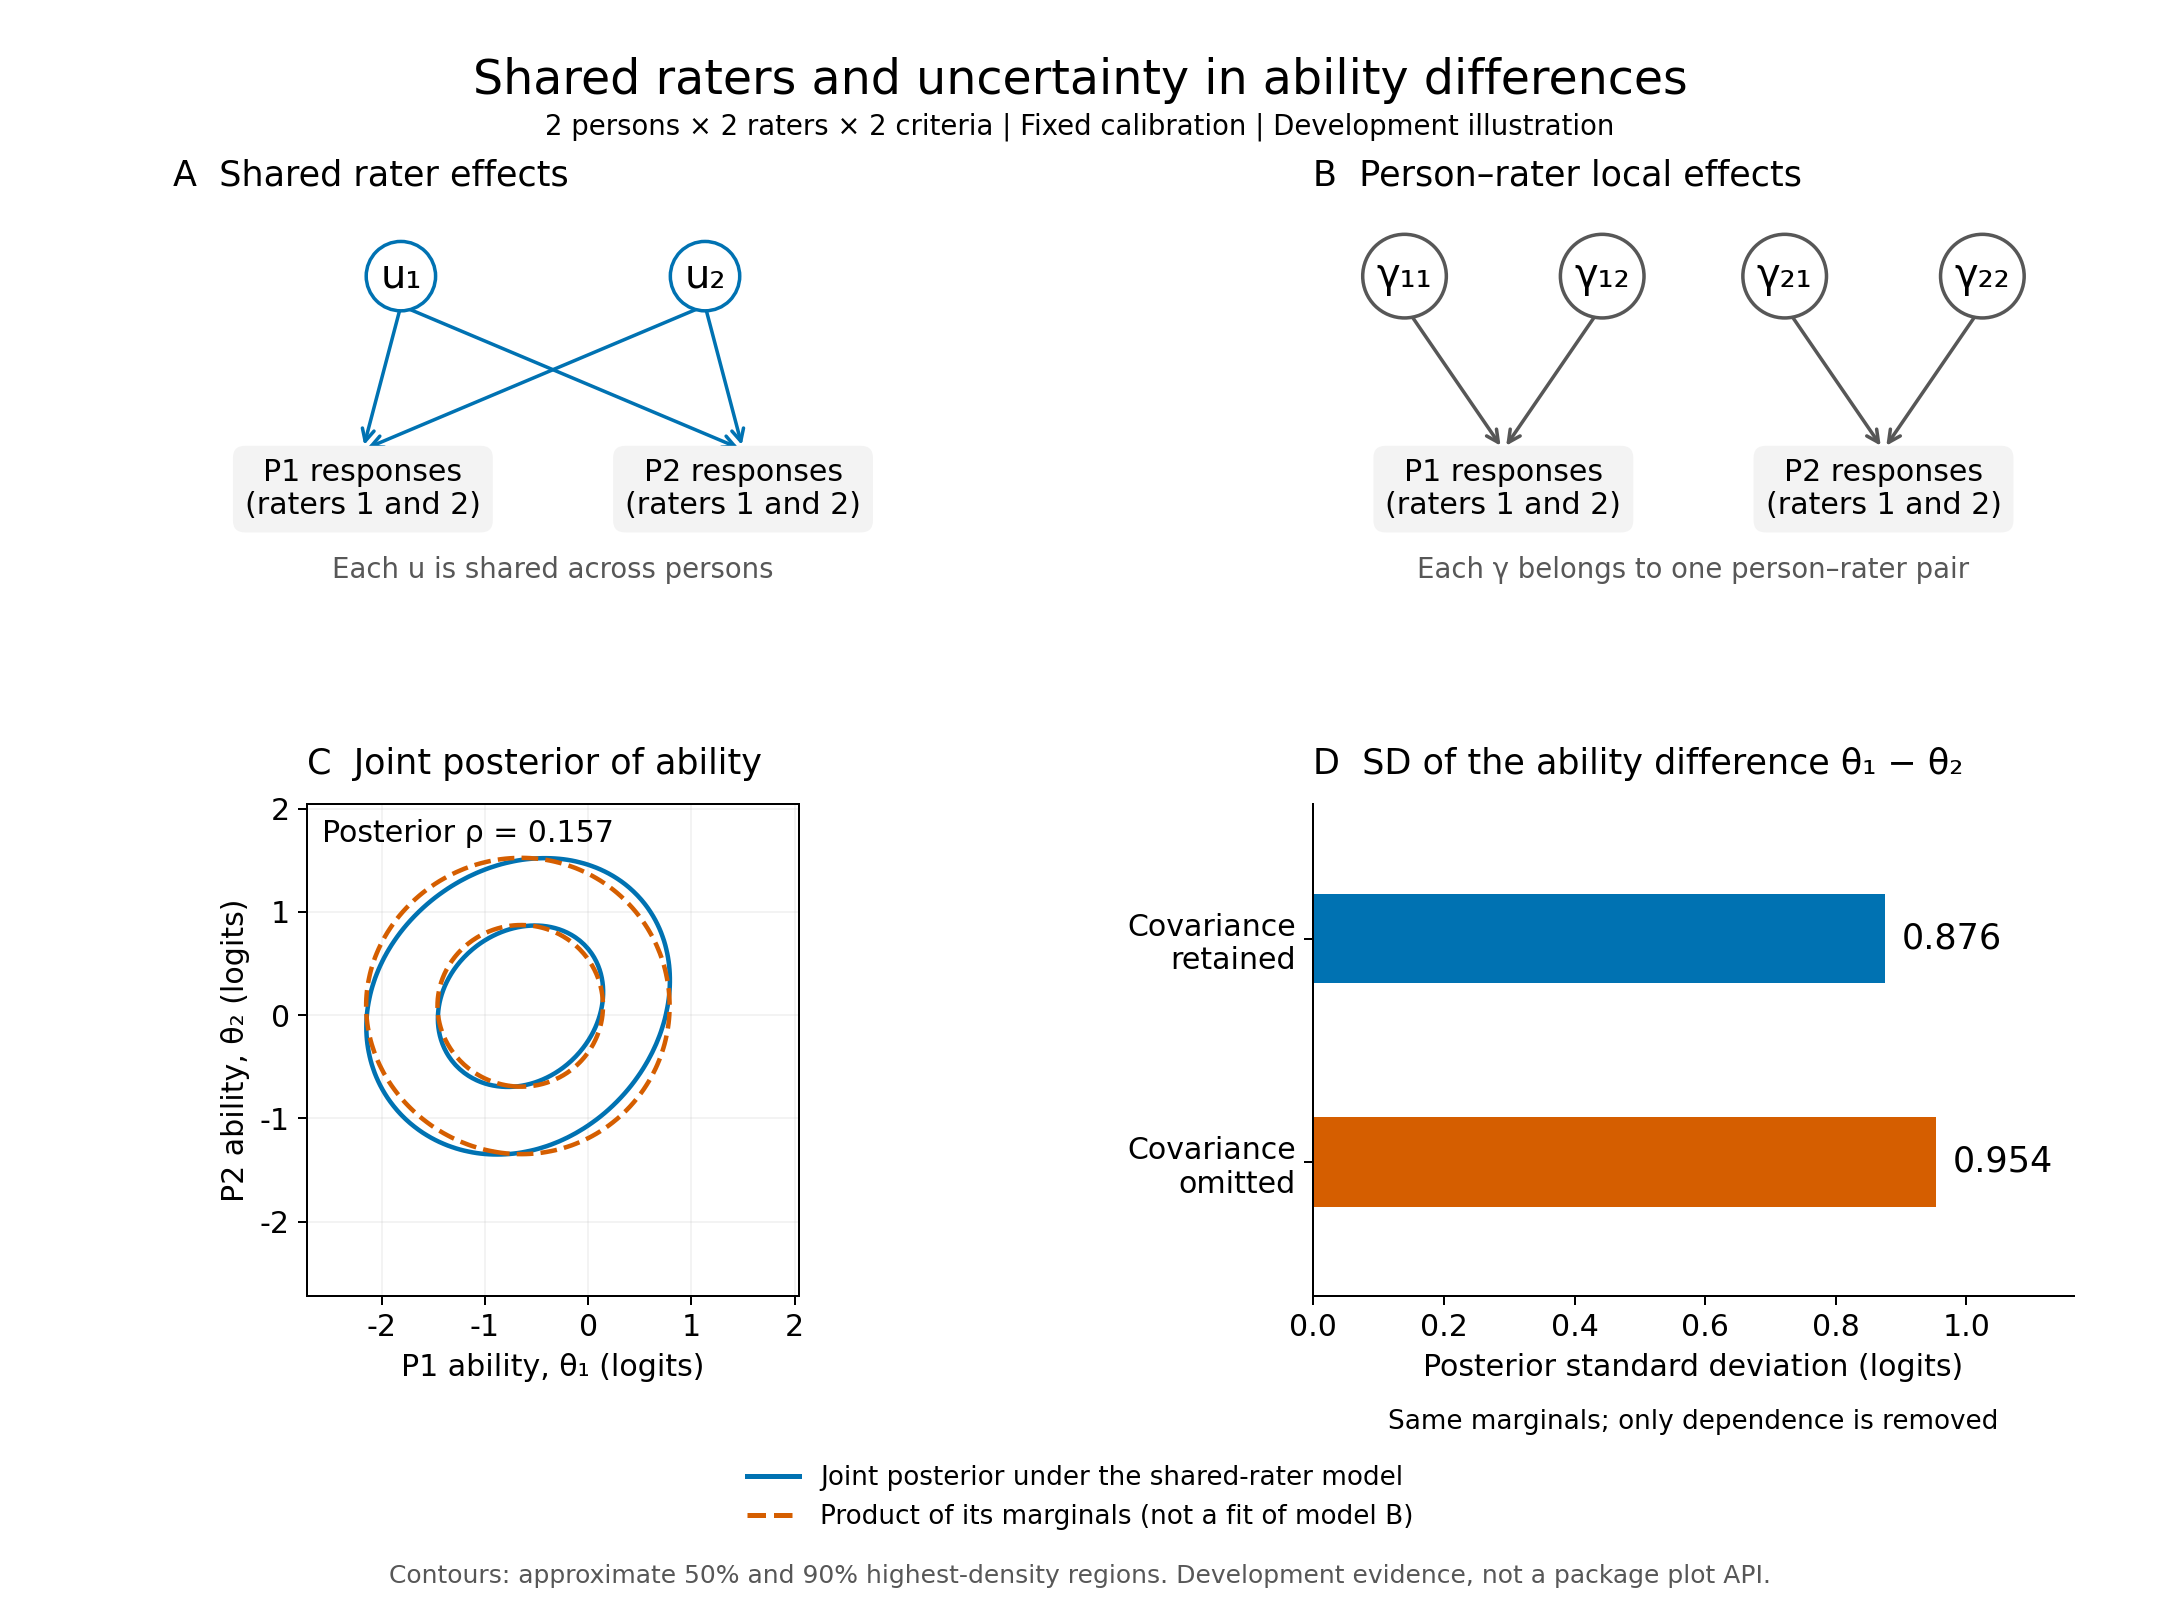

Here is the Python script that generated this plot:
"""Bounded posterior reference and scientific figure for the saved two-person case."""
import csv
import hashlib
import importlib.util
import json
from pathlib import Path
import shutil
import sys

import numpy as np
from scipy.stats import norm

sys.dont_write_bytecode = True
HERE = Path(__file__).resolve()
NOTES = HERE.parents[3] / 'research-notes/2026-09-17-random-effects-rating-design'
spec = importlib.util.spec_from_file_location('sharing_reference', NOTES / 'model-sharing-check.py')
reference = importlib.util.module_from_spec(spec)
spec.loader.exec_module(reference)
SAVED = json.loads((NOTES / 'model-sharing-check.json').read_text())
FIXTURE = SAVED['shared_and_local_models']
Y = np.asarray(FIXTURE['responses'])
BETA = np.asarray(FIXTURE['criterion_difficulties'])
OUT = HERE.parents[2] / 'validation-results/shared-rater-posterior-visual-20260917'


def joint_likelihood(theta, order, rater_sd):
    """Fix both abilities; integrate each rater shared across the two people."""
    z, w = reference.normal_grid(order)
    u, uw = (np.array([0.]), np.array([1.])) if rater_sd == 0 else (rater_sd * z, w)
    likelihood = np.ones((len(theta), len(theta)))
    for r in range(2):
        people = []
        for p in range(2):
            conditional = np.ones((len(theta), len(u)))
            for j in range(2):
                conditional *= reference.rsm(theta[:, None] - u[None, :] - BETA[j])[..., Y[p, r, j]]
            people.append(conditional)
        likelihood *= (people[0] * uw) @ people[1].T
    return likelihood


def moments(theta, mass):
    mean = np.array([theta @ mass.sum(axis=1), theta @ mass.sum(axis=0)])
    centered = theta[:, None] - mean[None, :]
    covariance = np.array([
        [centered[:, 0] ** 2 @ mass.sum(axis=1), centered[:, 0] @ mass @ centered[:, 1]],
        [centered[:, 0] @ mass @ centered[:, 1], centered[:, 1] ** 2 @ mass.sum(axis=0)]])
    return mean, covariance


def posterior(order, rater_sd=.7):
    z, w = reference.normal_grid(order)
    raw = joint_likelihood(z, order, rater_sd) * np.outer(w, w)
    evidence = raw.sum()
    mass = raw / evidence
    mean, covariance = moments(z, mass)
    return {'loglik': float(np.log(evidence)), 'mean': mean, 'covariance': covariance,
            'mass_error': float(abs(mass.sum() - 1))}


def posterior_by_shared_u(order=81):
    """Reverse the integration order; total covariance retains common u."""
    z, w = reference.normal_grid(order)
    likelihoods, means, variances = [], [], []
    for p in range(2):
        likelihood = np.ones((order, order, order))
        for r in range(2):
            u = .7 * (z[None, :, None] if r == 0 else z[None, None, :])
            for j in range(2):
                likelihood *= reference.rsm(z[:, None, None] - u - BETA[j])[..., Y[p, r, j]]
        integrated = np.einsum('i,ijk->jk', w, likelihood)
        mean = np.einsum('i,ijk->jk', w * z, likelihood) / integrated
        variance = np.einsum('i,ijk->jk', w * z**2, likelihood) / integrated - mean**2
        likelihoods.append(integrated); means.append(mean); variances.append(variance)
    raw = np.outer(w, w) * likelihoods[0] * likelihoods[1]
    evidence = raw.sum(); mass = raw / evidence
    mean = np.array([np.sum(mass * value) for value in means])
    covariance = np.array([[np.sum(mass * (means[p] - mean[p]) * (means[q] - mean[q]))
                            for q in range(2)] for p in range(2)])
    covariance += np.diag([np.sum(mass * value) for value in variances])
    delta_mean = means[0] - means[1]
    difference_variance = np.sum(mass * (variances[0] + variances[1])) + np.sum(
        mass * (delta_mean - np.sum(mass * delta_mean))**2)
    return float(np.log(evidence)), mean, covariance, float(difference_variance)


def compute():
    assert Y.shape == (2, 2, 2) and FIXTURE['person_sd'] == 1 and FIXTURE['rater_sd'] == .7
    assert FIXTURE['thresholds'] == [-.6, .6] and np.array_equal(Y, reference.Y)
    OUT.mkdir(parents=True, exist_ok=True)
    shutil.copyfile(HERE, OUT / 'computed-with.py')
    shutil.copyfile(HERE.with_suffix('.md'), OUT / 'plan.md')
    checks = []

    def check(name, error, tolerance):
        checks.append({'check': name, 'error': float(error), 'tolerance': tolerance,
                       'pass': bool(np.isfinite(error) and error <= tolerance)})

    low, high = posterior(41), posterior(81)
    for key in ('loglik', 'mean', 'covariance'):
        check('q41_q81_' + key, np.max(np.abs(low[key] - high[key])), 1e-7)
    with HERE.with_name('shared-rater-fixed-point-0.2.4-values.csv').open() as stream:
        r_values = {row['Case']: float(row['LogLik']) for row in csv.DictReader(stream)}
    for n, result in ((41, low), (81, high)):
        check(f'saved_R_q{n}_loglik', abs(result['loglik'] - r_values[f'shared_q{n}']), 1e-7)
        check(f'q{n}_posterior_mass', result['mass_error'], 1e-12)
    ll, mean, covariance, delta_variance = posterior_by_shared_u()
    check('reverse_integral_loglik', abs(ll - high['loglik']), 1e-7)
    check('total_expectation', np.max(abs(mean - high['mean'])), 1e-7)
    check('total_covariance', np.max(abs(covariance - high['covariance'])), 1e-7)
    contrast = np.array([1., -1.])
    actual_variance = float(contrast @ high['covariance'] @ contrast)
    check('total_difference_variance', abs(delta_variance - actual_variance), 1e-7)
    check('covariance_positive_semidefinite', max(0., -np.linalg.eigvalsh(high['covariance']).min()), 1e-12)
    zero = posterior(81, rater_sd=0)
    check('zero_rater_covariance', abs(zero['covariance'][0, 1]), 1e-12)
    check('zero_rater_saved_loglik', abs(zero['loglik'] - np.log(FIXTURE['zero_rater_sd']['shared_rater_likelihood'])), 1e-7)
    grid = np.linspace(-8, 8, 401)
    widths = np.full(len(grid), grid[1] - grid[0]); widths[[0, -1]] /= 2
    density = joint_likelihood(grid, 81, .7) * np.outer(norm.pdf(grid), norm.pdf(grid)) / np.exp(high['loglik'])
    grid_mass = density * np.outer(widths, widths)
    grid_mean, grid_covariance = moments(grid, grid_mass)
    check('plot_density_integral', abs(grid_mass.sum() - 1), 1e-6)
    check('plot_mean', np.max(abs(grid_mean - high['mean'])), 1e-6)
    check('plot_covariance', np.max(abs(grid_covariance - high['covariance'])), 1e-6)
    product = np.outer(density @ widths, widths @ density)
    _, product_covariance = moments(grid, product * np.outer(widths, widths))
    check('product_marginals_covariance', abs(product_covariance[0, 1]), 1e-10)
    check('product_retains_marginal_variances', np.max(abs(np.diag(product_covariance) - np.diag(high['covariance']))), 1e-6)
    inputs = [HERE, NOTES / 'model-sharing-check.py', NOTES / 'model-sharing-check.json',
              HERE.with_name('shared-rater-fixed-point-0.2.4-values.csv')]
    result = {'scope': 'Fixed-calibration posterior for one saved response example; not interval coverage or model ranking',
              'source_sha256': {str(path): hashlib.sha256(path.read_bytes()).hexdigest() for path in inputs},
              'loglik': high['loglik'], 'mean': high['mean'].tolist(), 'covariance': high['covariance'].tolist(),
              'correlation': float(high['covariance'][0, 1] / np.sqrt(np.prod(np.diag(high['covariance'])))),
              'difference_mean': float(contrast @ high['mean']), 'difference_variance': actual_variance,
              'difference_sd': float(np.sqrt(actual_variance)),
              'difference_sd_without_covariance': float(np.sqrt(np.trace(high['covariance']))), 'checks': checks}
    HERE.with_suffix('.json').write_text(json.dumps(result, indent=2) + '\n')
    np.savez_compressed(OUT / 'density.npz', grid=grid, density=density, product=product, widths=widths)
    assert all(check['pass'] for check in checks), checks
    print(json.dumps({key: result[key] for key in ('mean', 'covariance', 'correlation', 'difference_sd',
                                                  'difference_sd_without_covariance')}, indent=2))
    print(f'{len(checks)}/{len(checks)} checks passed')


def plot():
    import matplotlib
    matplotlib.use('Agg')
    import matplotlib.pyplot as plt
    from matplotlib.lines import Line2D

    plt.rcParams.update({'font.size': 12, 'axes.titlesize': 14, 'pdf.fonttype': 42, 'axes.unicode_minus': False})
    values = json.loads(HERE.with_suffix('.json').read_text())
    assert all(row['pass'] for row in values['checks'])
    saved = np.load(OUT / 'density.npz')
    grid, density, product, widths = [saved[key] for key in ('grid', 'density', 'product', 'widths')]
    blue, orange, neutral = '#0072B2', '#D55E00', '#575757'
    fig, axes = plt.subplots(2, 2, figsize=(12, 9), gridspec_kw={'height_ratios': [0.8, 1.2]})
    fig.subplots_adjust(left=.08, right=.96, top=.87, bottom=.20, hspace=.65, wspace=.50)
    fig.suptitle('Shared raters and uncertainty in ability differences', fontsize=19, y=.965)
    fig.text(.5, .917, '2 persons × 2 raters × 2 criteria | Fixed calibration | Development illustration', ha='center', fontsize=11)

    for ax, shared in zip(axes[0], (True, False)):
        ax.set(xlim=(0, 1), ylim=(0, 1)); ax.axis('off')
        ax.set_title('A  Shared rater effects' if shared else 'B  Person–rater local effects', loc='left', pad=10)
        if shared:
            nodes = [(0.3, 'u₁', blue), (0.7, 'u₂', blue)]
            edges = [(x, target) for x, _, _ in nodes for target in (.25, .75)]
        else:
            nodes = [(0.12, 'γ₁₁', neutral), (.38, 'γ₁₂', neutral), (.62, 'γ₂₁', neutral), (.88, 'γ₂₂', neutral)]
            edges = [(x, .25 if i < 2 else .75) for i, (x, _, _) in enumerate(nodes)]
        for x, target in edges:
            ax.annotate('', xy=(target, .27), xytext=(x, .71),
                        arrowprops={'arrowstyle': '->', 'color': blue if shared else neutral, 'lw': 1.4})
        for x, label, color in nodes:
            ax.text(x, .8, label, ha='center', va='center', fontsize=16,
                    bbox={'boxstyle': 'circle,pad=.35', 'fc': 'white', 'ec': color, 'lw': 1.4})
        for x, person in ((.25, 'P1'), (.75, 'P2')):
            ax.text(x, .15, person + ' responses\n(raters 1 and 2)', ha='center', va='center',
                    bbox={'boxstyle': 'round,pad=.4', 'fc': '#F3F3F3', 'ec': 'none'})
        ax.text(.5, -.12, 'Each u is shared across persons' if shared else 'Each γ belongs to one person–rater pair', ha='center', color=neutral, fontsize=11)

    ax = axes[1, 0]
    ax.set_title('C  Joint posterior of ability', loc='left', pad=12)
    for data, color, style in ((density, blue, '-'), (product, orange, '--')):
        ordered = np.argsort(data.ravel())[::-1]
        probability = (data * np.outer(widths, widths)).ravel()[ordered]
        cumulative = np.cumsum(probability)
        levels = [data.ravel()[ordered[np.searchsorted(cumulative, p)]] for p in (.9, .5)]
        ax.contour(grid, grid, data.T, levels=levels, colors=color, linestyles=style, linewidths=1.8)
    marginal_x, marginal_y = density @ widths, widths @ density
    lo = min(grid[np.searchsorted(np.cumsum(marginal_x * widths), .002)],
             grid[np.searchsorted(np.cumsum(marginal_y * widths), .002)])
    hi = max(grid[np.searchsorted(np.cumsum(marginal_x * widths), .998)],
             grid[np.searchsorted(np.cumsum(marginal_y * widths), .998)])
    ax.set(xlim=(lo, hi), ylim=(lo, hi), xlabel='P1 ability, θ₁ (logits)', ylabel='P2 ability, θ₂ (logits)', aspect='equal')
    ax.text(.03, .97, f"Posterior ρ = {values['correlation']:.3f}", transform=ax.transAxes, va='top')
    ax.grid(alpha=.15)

    ax = axes[1, 1]
    ax.set_title('D  SD of the ability difference θ₁ − θ₂', loc='left', pad=12)
    sds = [values['difference_sd'], values['difference_sd_without_covariance']]
    ax.barh([1, 0], sds, color=[blue, orange], height=.4)
    for y, value in zip([1, 0], sds):
        ax.text(value + .025, y, f'{value:.3f}', va='center', fontsize=14)
    ax.set(yticks=[1, 0], yticklabels=['Covariance\nretained', 'Covariance\nomitted'], xlabel='Posterior standard deviation (logits)',
           xlim=(0, max(sds) * 1.22), ylim=(-.6, 1.6))
    ax.spines[['top', 'right']].set_visible(False)
    ax.text(.5, -.27, 'Same marginals; only dependence is removed', transform=ax.transAxes, ha='center', fontsize=10.5)
    fig.legend([Line2D([0], [0], color=blue, lw=2), Line2D([0], [0], color=orange, lw=2, ls='--')],
               ['Joint posterior under the shared-rater model', 'Product of its marginals (not a fit of model B)'],
               loc='lower center', bbox_to_anchor=(.5, .041), ncol=1, frameon=False, fontsize=10.5)
    fig.text(.5, .023, 'Contours: approximate 50% and 90% highest-density regions. Development evidence, not a package plot API.',
             ha='center', fontsize=10, color=neutral)
    for suffix in ('.png', '.pdf'):
        fig.savefig(HERE.with_suffix(suffix), dpi=180, facecolor='white')
    plt.close(fig)
    (OUT / 'render-provenance.json').write_text(json.dumps({
        'render_source_sha256': hashlib.sha256(HERE.read_bytes()).hexdigest(),
        'data_sha256': hashlib.sha256(HERE.with_suffix('.json').read_bytes()).hexdigest()}, indent=2) + '\n')


if __name__ == '__main__':
    if '--plot-only' not in sys.argv:
        compute()
    plot()
